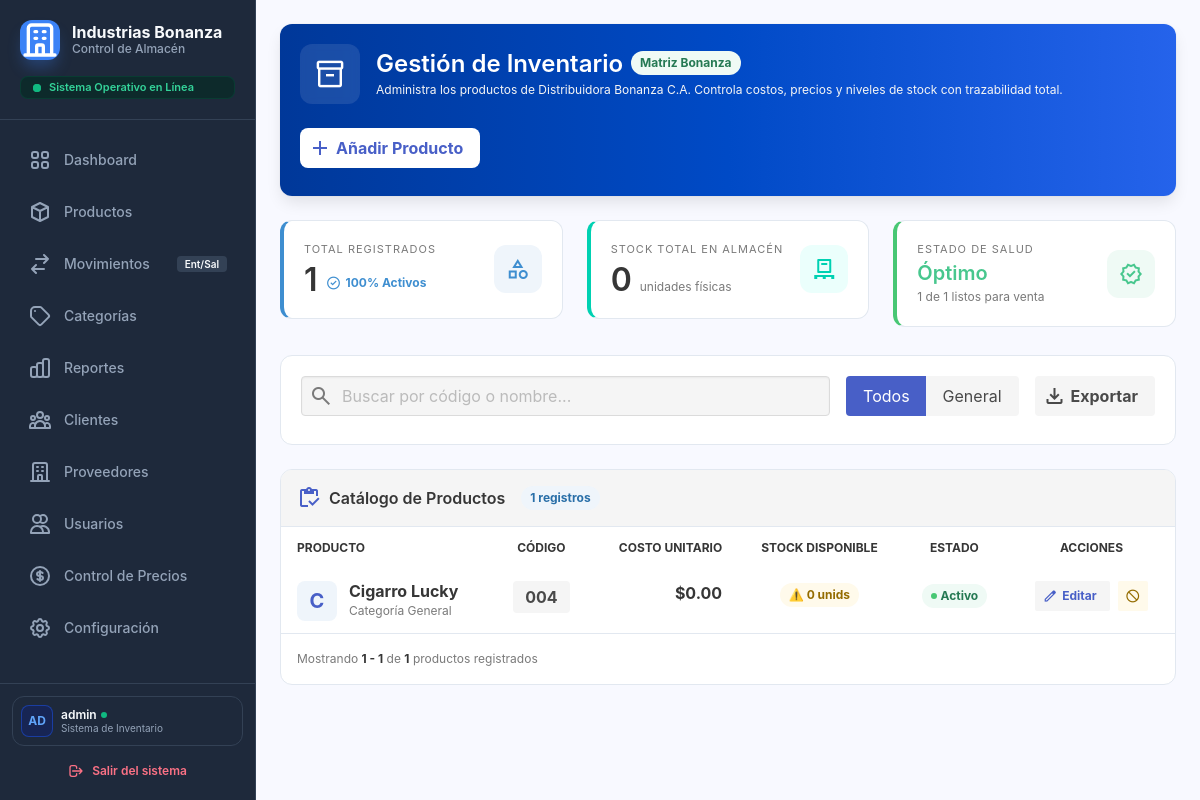
The page /index.php?controller=producto&action=tablaProductos (signed in) on the database as committed earlier.
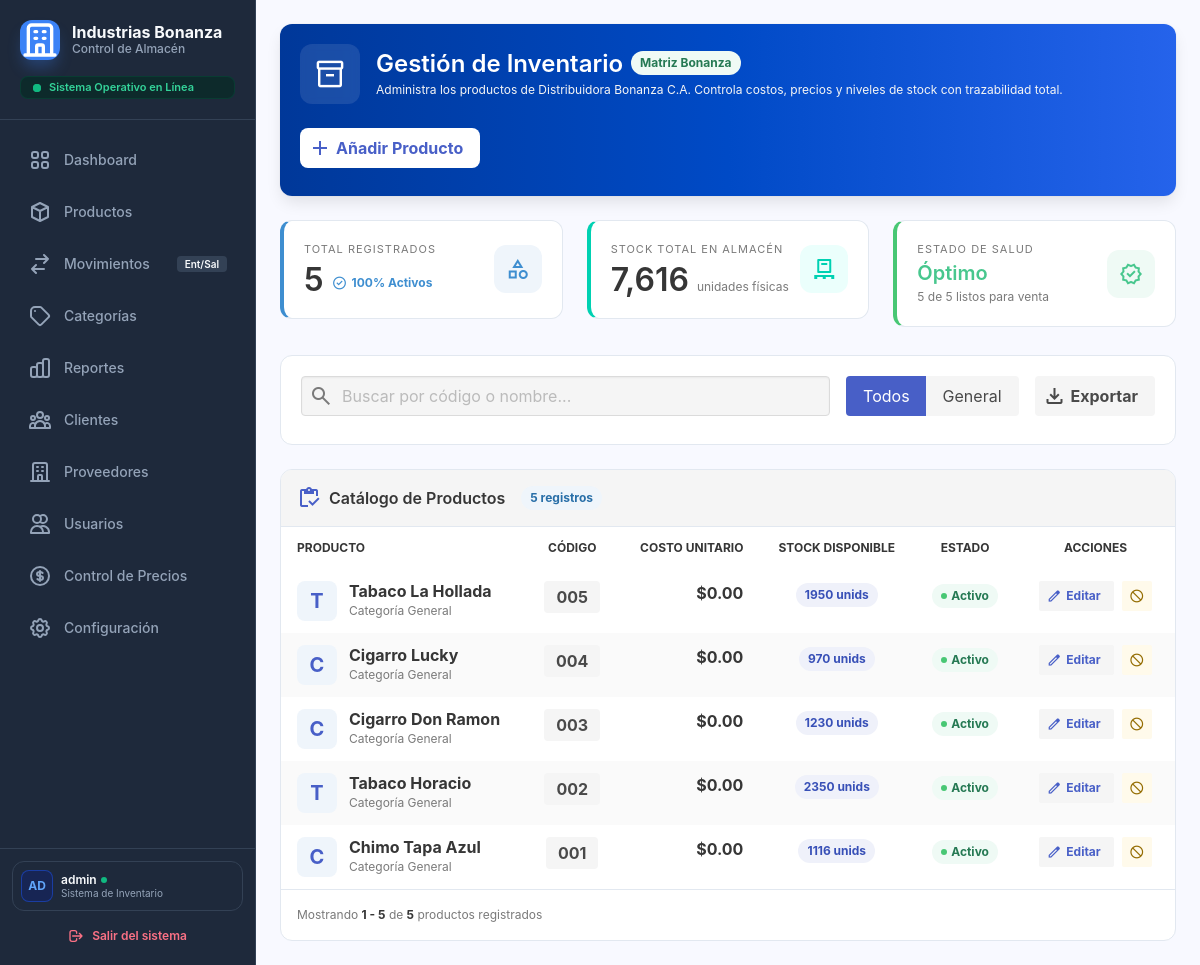
The same page on the database as committed later.
### tables this page shows
CREATE TABLE `productos` (
  `id_producto` int(11) NOT NULL AUTO_INCREMENT,
  `codigo` varchar(50) NOT NULL,
  `nombre` varchar(150) NOT NULL,
  `id_categoria` int(11) NOT NULL,
  `precio_compra` decimal(10,2) NOT NULL,
  `precio_venta` decimal(10,2) NOT NULL DEFAULT 0.00,
  `aplica_iva` tinyint(1) DEFAULT 1,
  `stock_actual` int(11) DEFAULT 0,
  `stock_minimo` int(11) DEFAULT 5,
  `estado` tinyint(1) DEFAULT 1,
  `create_at` timestamp NOT NULL DEFAULT current_timestamp(),
  PRIMARY KEY (`id_producto`),
  UNIQUE KEY `codigo` (`codigo`),
  KEY `id_categoria` (`id_categoria`),
  CONSTRAINT `productos_ibfk_1` FOREIGN KEY (`id_categoria`) REFERENCES `categorias` (`id_categoria`) ON UPDATE CASCADE
);

### app/controller/productoController.php (called while the page is built, shortened)
<?php
require_once __DIR__ . '/../model/productoModel.php';
Class productoController{
    private $productoModel;
    public function __construct(){
        $database = new Database();
        $pdo = $database->getConnection();
        $this->productoModel = new ProductoModel($pdo);
    }
    public function TablaProductos(){
        $productos = $this->productoModel->obtenerProductos();
        require_once __DIR__.'/../views/producto/producto.php';
    }
}
?>

### public/index.php (called while the page is built, shortened)
<?php
$controlador = $_GET['controller'] ?? 'sistema';
$accion      = $_GET['action']     ?? 'index';
$controlador = is_string($controlador) ? strtolower($controlador) : '';
$accion      = is_string($accion)      ? strtolower($accion)      : '';
$definicion = $rutas[$controlador];
$ruta       = $definicion['acciones'][$accion];
$json       = $ruta['json'];
try {
    $instancia = new $clase();
    $instancia->$accion();
} catch (Throwable $e) {
    registrarEvento('error_interno', $controlador . '/' . $accion . ': ' . $e->getMessage());
    responderError(
        500,
        MODO_DESARROLLO ? $e->getMessage() : 'Ocurrió un error interno. Inténtalo de nuevo más tarde.',
        $json
    );
}

### app/model/productoModel.php (called while the page is built, shortened)
<?php
Class productoModel{
    private $pdo;
    public function __construct($pdo){
        $this->pdo = $pdo;
    }
    public function obtenerProductos(){
        $sql = "SELECT
                    prod.id_producto,
                    prod.codigo,
                    prod.nombre,
                    c.nombre AS nombre_categoria,
                    prod.stock_actual,
                    prod.precio_compra,
                    prod.precio_venta
                    FROM productos prod
                    INNER JOIN categorias c ON prod.id_categoria = c.id_categoria
                    WHERE prod.estado = 1
                    ORDER BY prod.id_producto DESC";
        $stmt = $this->pdo->query($sql);
        return $stmt->fetchAll(PDO::FETCH_ASSOC);
    }
}
    ?>

### app/views/producto/producto.php (the view, shortened to what the changed rows need)
<?php
$totalProductos = isset($productos) ? count($productos) : 0;
$totalStock = 0;
$activos = 0;
if (!empty($productos)) {
    foreach ($productos as $p) {
        $totalStock += (int)($p['stock_actual'] ?? 0);
        if (($p['estado'] ?? 'activo') === 'activo') {
            $activos++;
        }
    }
}
$porcentajeActivos = $totalProductos > 0 ? round(($activos / $totalProductos) * 100) : 0;
?>
<!DOCTYPE html>
<html lang="es">
<head>
    <link rel="stylesheet" href="https://cdn.jsdelivr.net/npm/bulma@0.9.4/css/bulma.min.css">
    <link rel="stylesheet" href="assets/css/sidebar.css" />
    <link rel="stylesheet" href="assets/css/tablas.css" />
</head>
<body class="is-flex" style="height: 100vh; overflow: hidden; width: 100%;">
    <?php require_once __DIR__ . '/../layouts/sidebar.php'; ?>
    <main class="main is-flex-grow-1" style="background-color: #f8f9ff; width: 100%; height: 100vh; overflow-y: auto;">
        <div class="p-5" style="width: 100%;">
    <div class="box mb-5" style="background: linear-gradient(90deg, #003899 0%, #004ac6 50%, #2563eb 100%); border-radius: 12px; border: none; overflow: hidden; position: relative;">
        <div class="is-flex is-align-items-center is-justify-content-space-between is-flex-wrap-wrap" style="gap: 1.5rem; position: relative; z-index: 2;">
            <div class="is-flex is-align-items-center" style="gap: 1rem;">
                <div>
                    <div class="is-flex is-align-items-center" style="gap: 0.5rem;">
                        <h1 class="title is-4 has-text-white mb-0">Gestión de Inventario</h1>
                    </div>
                </div>
            </div>
        </div>
    </div>
            <div class="columns is-multiline mb-4">
                <div class="column is-4-desktop">
                    <div class="box is-shadowless is-flex is-justify-content-space-between is-align-items-center" style="border: 1px solid #e2e8f0; border-radius: 12px; border-left: 4px solid #3e8ed0;">
                        <div>
                            <div class="is-flex is-align-items-baseline" style="gap: 0.5rem;">
                                <p class="title is-3 mb-0"><?= $totalProductos ?></p>
                                <p class="is-size-7 has-text-info has-text-weight-bold is-flex is-align-items-center">
                                    <span class="material-symbols-outlined is-size-6 mr-1">check_circle</span> <?= $porcentajeActivos ?>% Activos
                                </p>
                            </div>
                        </div>
                    </div>
                </div>
                <div class="column is-4-desktop">
                    <div class="box is-shadowless is-flex is-justify-content-space-between is-align-items-center" style="border: 1px solid #e2e8f0; border-radius: 12px; border-left: 4px solid #00d1b2;">
                        <div>
                            <div class="is-flex is-align-items-baseline" style="gap: 0.5rem;">
                                <p class="title is-3 mb-0"><?= number_format($totalStock, 0) ?></p>
                                <p class="is-size-7 has-text-grey">unidades físicas</p>
                            </div>
                        </div>
                    </div>
                </div>
                <div class="column is-4-desktop">
                    <div class="box is-shadowless is-flex is-justify-content-space-between is-align-items-center" style="border: 1px solid #e2e8f0; border-radius: 12px; border-left: 4px solid #48c774;">
                        <div>
                            <p class="heading has-text-grey mb-1">Estado de Salud</p>
                            <p class="title is-5 mb-0 has-text-success">Óptimo</p>
                            <p class="is-size-7 has-text-grey mt-1"><?= $activos ?> de <?= $totalProductos ?> listos para venta</p>
                        </div>
                    </div>
                </div>
            </div>
            <div class="box is-shadowless p-0" style="border: 1px solid #e2e8f0; border-radius: 12px; overflow: hidden;">
                <div class="has-background-white-ter p-4 is-flex is-justify-content-space-between is-align-items-center" style="border-bottom: 1px solid #e2e8f0;">
                    <div class="is-flex is-align-items-center" style="gap: 0.5rem;">
                        <span class="material-symbols-outlined has-text-link">inventory</span>
                        <h2 class="title is-6 mb-0">Catálogo de Productos</h2>
                        <span class="tag is-info is-light is-rounded has-text-weight-bold ml-2" id="product-counter"><?= $totalProductos ?> registros</span>
                    </div>
                </div>
                <div class="table-container mb-0">
                    <table class="table is-fullwidth is-hoverable is-striped mb-0 text-xxs">
                        <thead>
                            <tr class="has-text-grey is-uppercase is-size-7">
                                <th class="py-3 px-4">Producto</th>
                                <th class="py-3 px-4 has-text-centered">Código</th>
                                <th class="py-3 px-4 has-text-right">Costo Unitario</th>
                                <th class="py-3 px-4 has-text-centered">Stock Disponible</th>
                                <th class="py-3 px-4 has-text-centered">Estado</th>
                                <th class="py-3 px-4 has-text-centered">Acciones</th>
                            </tr>
                        </thead>
                        <tbody id="inventory-tbody">
                            <?php if (!empty($productos)): ?>
                                <?php foreach ($productos as $p): ?>
                                    <?php
                                        $id = $p['id_producto'] ?? $p['id'] ?? '';
                                        $nombre = htmlspecialchars($p['nombre'] ?? 'Sin Nombre');
                                        $codigo = htmlspecialchars($p['codigo'] ?? 'N/A');
                                        $costo = number_format($p['precio_compra'] ?? 0, 2);
                                        $stock = (int)($p['stock_actual'] ?? 0);
                                        $stockMinimo = (int)($p['stock_minimo'] ?? 0);
                                        $esActivo = (($p['estado'] ?? 'activo') === 'activo');
                                        $inicial = strtoupper(substr($p['nombre_producto'] ?? $nombre, 0, 1));
                                    ?>
                                    <tr class="product-row" data-category="General" data-code="<?= $codigo ?>" data-name="<?= $nombre ?>">
                                        <td class="py-3 px-4">
                                            <div class="is-flex is-align-items-center" style="gap: 0.75rem;">
                                                <div class="has-background-info-light has-text-link has-text-weight-bold is-size-5" style="width: 40px; height: 40px; display: flex; align-items: center; justify-content: center; border-radius: 8px;">
                                                    <?= $inicial ?>
                                                </div>
                                                <div>
                                                    <p class="has-text-weight-bold has-text-dark is-size-6 mb-0" style="line-height: 1.2;"><?= $nombre ?></p>
                                                    <p class="is-size-7 has-text-grey">Categoría General</p>
                                                </div>
                                            </div>
                                        </td>
                                        <td class="py-3 px-4 has-text-centered align-middle">
                                            <span class="tag is-light is-medium font-mono has-text-weight-bold"><?= $codigo ?></span>
                                        </td>
                                        <td class="py-3 px-4 has-text-right align-middle font-mono has-text-weight-bold">
                                            $<?= $costo ?>
                                        </td>
                                        <td class="py-3 px-4 has-text-centered align-middle">
                                            <?php if ($stock <= $stockMinimo): ?>
                                                <span class="tag is-warning is-light is-rounded has-text-weight-bold" title="Stock por debajo del mínimo">
                                                    ⚠️ <?= $stock ?> unids
                                                </span>
                                            <?php else: ?>
                                                <span class="tag is-link is-light is-rounded has-text-weight-bold">
                                                    <?= $stock ?> unids
                                                </span>
                                            <?php endif; ?>
                                        </td>
                                        <td class="py-3 px-4 has-text-centered align-middle">
                                            <?php if ($esActivo): ?>
                                                <span class="tag is-success is-light is-rounded has-text-weight-bold">
                                                    <span style="width:6px; height:6px; background:#48c774; border-radius:50%; margin-right:4px;"></span> Activo
                                                </span>
                                            <?php else: ?>
                                                <span class="tag is-danger is-light is-rounded has-text-weight-bold">
                                                    <span style="width:6px; height:6px; background:#f14668; border-radius:50%; margin-right:4px;"></span> Inactivo
                                                </span>
                                            <?php endif; ?>
                                        </td>
                                        <td class="py-3 px-4 has-text-centered align-middle">
                                            <div class="buttons is-centered mb-0 are-small">
                                                <a href="index.php?controller=producto&action=formEditar&id=<?= $id ?>" class="button is-light has-text-link has-text-weight-bold" title="Editar">
                                                    <span class="icon"><span class="material-symbols-outlined is-size-6">edit</span></span>
                                                    <span>Editar</span>
                                                </a>
                                            <form action="index.php?controller=producto&action=eliminarproducto" method="POST" style="display: inline-block;">
                                                <button type="button" class="button is-warning is-small is-light" title="Desactivar Producto" onclick="confirmarDesactivacion(this.form)">
                                                    <span class="icon"><span class="material-symbols-outlined is-size-6">block</span></span>
                                                </button>
                                            </form>
                                            </div>
                                        </td>
                                    </tr>
                                <?php endforeach; ?>
                            <?php endif; ?>
                        </tbody>
                    </table>
                </div>
                <div class="p-4 is-flex is-justify-content-space-between is-align-items-center" style="border-top: 1px solid #e2e8f0;">
                    <p class="is-size-7 has-text-grey" id="pagination-info">
                        Mostrando <strong class="has-text-dark"><?= $totalProductos > 0 ? 1 : 0 ?> - <?= $totalProductos ?></strong> de <strong class="has-text-dark"><?= $totalProductos ?></strong> productos registrados
                    </p>
                </div>
            </div>
        </div>
    </main>
</body>
</html>

Rows that differ between the two databases and show on the page:
added productos: nombre "T", nombre "Tabaco La Hollada", codigo "005", precio_compra "0.00", stock_actual "1950"
changed productos "Cigarro Lucky": stock_actual "0" → "970"
now on this page (row edited): productos: nombre "C", nombre "Cigarro Don Ramon", codigo "003", precio_compra "0.00", stock_actual "1230"
now on this page (row edited): productos: nombre "T", nombre "Tabaco Horacio", codigo "002", precio_compra "0.00", stock_actual "2350"
now on this page (row edited): productos: nombre "C", nombre "Chimo Tapa Azul", codigo "001", precio_compra "0.00", stock_actual "1116"
Other text that changed with them:
$totalProductos: "1" → "5"
$totalStock: "0" → "7,616"
$activos: "1" → "5"
